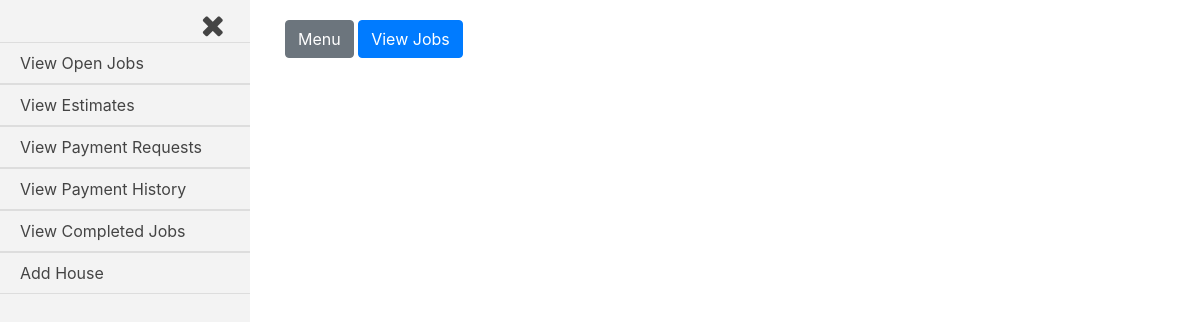
Page /payment_requests/approved_payments (signed in) on the earlier database version.
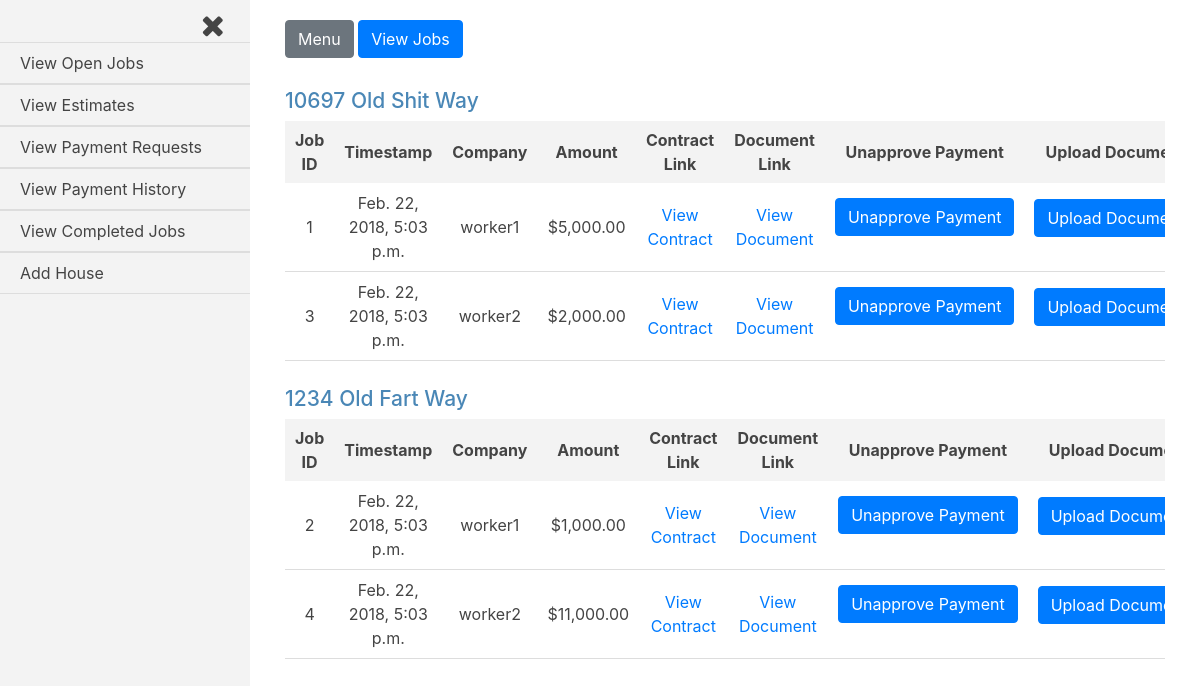
Same page on the later database version.
### jobs/models.py (models this page shows, shortened)
class House(models.Model):
    address = models.CharField(max_length=250)
    companies = models.ManyToManyField(settings.AUTH_USER_MODEL, through='Current_Worker')
    proposed_jobs = models.BooleanField(default=False)
    pending_payments = models.BooleanField(default=False)
    payment_history = models.BooleanField(default=False)
    completed_jobs = models.BooleanField(default=False)
    customer = models.ForeignKey(settings.AUTH_USER_MODEL, on_delete=models.CASCADE, related_name='customer_house')
    def __str__(self):
        return self.address

class Request_Payment(models.Model):
    job = models.ForeignKey(Job, on_delete=models.CASCADE)
    submit_date = models.DateTimeField(auto_now_add=True, blank=True)
    approved_date = models.DateTimeField(auto_now_add=True, blank=True)
    house = models.ForeignKey(House, on_delete=models.CASCADE)
    amount = models.DecimalField(max_digits=8, decimal_places=2, default=0.00)
    approved = models.BooleanField(default=False)
    def generate_filename(self, filename):
        file_path = 'admin_uploads/{}/{}'.format(str(self.job), str(filename))
        return file_path
    document_link = models.FileField(upload_to=generate_filename)

class Job(models.Model):
    house = models.ForeignKey(House, on_delete=models.CASCADE)
    company = models.ForeignKey(settings.AUTH_USER_MODEL, on_delete=models.CASCADE)
    start_amount = models.DecimalField(max_digits=8, decimal_places=2, default=0.00)
    start_date = models.DateTimeField(auto_now_add=True, blank=True)
    total_paid = models.DecimalField(max_digits=8, decimal_places=2, default=0.00)
    approved = models.BooleanField(default=False)
    def generate_filename(self, filename):
        file_path = 'uploads/{}/{}'.format(str(self.house.address), str(filename))
        return file_path
    document_link = models.FileField(upload_to=generate_filename)
    balance_amount = models.DecimalField(max_digits=8, decimal_places=2, default=0.00)

### payment_requests/views.py (the view)
@login_required
def approved_payments(request):
    current_user = request.user
    if current_user.is_active and current_user.groups.filter(name__in=['Customers', 'Customers Staff']).exists():
        customer = Customer(current_user)
        houses = customer.payment_history_houses()
        payments = customer.current_payments()
        form = Change_Payment_Status()
        upload_document_form = Upload_Document_Form()
        template = loader.get_template('payment_requests/approved_payments.html')
        context = {
            'houses': houses,
            'payments': payments,
            'current_user': current_user,
            'form': form,
            'upload_document_form': upload_document_form,
        }
        if request.method == 'POST':
            form = Change_Payment_Status(request.POST)
            if form.is_valid():
                p_id = int(request.POST.get('p_id'))
                job_id = int(request.POST.get('job_id'))
                address = str(request.POST.get('job_house'))
                house = House.objects.filter(address=address)
                payment = Request_Payment.objects.filter(id=p_id)
                request_amount = payment[0].amount
                job = Job.objects.filter(id=job_id)
                total_paid = job[0].total_paid
                new_total_paid = total_paid - request_amount
                job.update(total_paid=new_total_paid)
                payment.update(approved=False)
                house.update(pending_payments=True)
                job.update(balance_amount=job[0].balance)
                if job[0].balance_amount > 0:
                    house.update(completed_jobs=False)
                """if there are no more approved payments for a house,
                set payment_history=False for that specific house
                AND if the job now has a balance greater than zero when the
                payment is unapproved, add them as a current worker if they dont already
                exist as one
                """
                flags = [
                            Request_Payment.objects.filter(house=house[0], approved=True),
                            Job.objects.filter(company=job[0].company, house=job[0].house, balance_amount__gt=0),
                            Current_Worker.objects.filter(company=job[0].company, house=job[0].house)
                        ]
                if not flags[0]:
                    house.update(pending_payments=True, payment_history=False)
                if not flags[1]:
                    worker = Current_Worker(company=job[0].company, house=job[0].house)
                    worker.save()
                elif flags[1]:
                    worker = Current_Worker.objects.filter(company=job[0].company, house=job[0].house)
                    worker.update(current=True)
                return redirect('/payment_requests/approved_payments')
        else:
            form = Change_Payment_Status()
        return HttpResponse(template.render(context, request))
    else:
        return redirect('/accounts/login')

### payment_requests/forms.py
class Change_Payment_Status(ModelForm, forms.Form):
    class Meta:
        model = Request_Payment
        exclude = ['job', 'amount', 'approved', 'house', 'document_link']

### payment_history/forms.py
class Upload_Document_Form(ModelForm, forms.Form):
    class Meta:
        model = Request_Payment
        fields = ['document_link']
        widgets ={
            'document_link': forms.HiddenInput(attrs={'class':'document_link', 'required':''}),
        }

### customer_register/customer.py (called while the page is built)
    def current_two_week_results(self, houses, queryset, model, update_field={}, **kwargs):
        result_queryset = []
        for h in houses.iterator():
            for q in queryset.iterator():
                if q.house == h:
                    query_set_check = model.objects.filter(house=h, **kwargs)
                    if query_set_check:
                        setattr(h, list(update_field.keys())[0], list(update_field.values())[0][0])
                        result_queryset.append(h)
                        break
                    else:
                        setattr(h, list(update_field.keys())[0], list(update_field.values())[0][1])
                    h.save(update_fields=[list(update_field.keys())[0]])
        return result_queryset

### payment_requests/templates/payment_requests/approved_payments.html (shortened to what this page needs)
{% extends 'base_login_admin.html' %}
{% load humanize %}
{% load static %}
{% load payment_requests_group_check %}
{% block content %}
{% for house in houses %}
<div class="job-container">
  <div class="house">
    <h3 class="house-address">{{house.address}}</h3>
  </div>
  <table class="job-summary">
    <tr class="job-headings">
      <th>Job ID</th>
      <th>Timestamp</th>
      <th>Company</th>
      <th>Amount</th>
      <th>Contract Link</th>
      <th>Document Link</th>
      {% if current_user|in_group:'Customers' %}
      <th>Unapprove Payment</th>
      {% endif %}
      <th>Upload Document</th>
    </tr>
    {% for p in payments %}
      {% if p.job.house.address == house.address %}
    <tr class="job-info">
      <td>{{p.job.id}}</td>
      <td>{{p.approved_date}}</td>
      <td>{{p.job.company}}</td>
      <td>${{p.amount|intcomma}}</td>
      <td><a href="{{p.job.document_link.url}}">View Contract</a></td>
      <td><a href="{% if p.document_link.url != None %}{{p.document_link.url}}{% else %}#{% endif %}">View Document</a></td>
      {% if current_user|in_group:'Customers' %}
      <td>
        <form class="unapprove-payment-form" action="" method="post">
          <input class="btn btn-primary unapprove-payment" type="submit" value="Unapprove Payment">
        </form>
      </td>
      {% endif %}
      <td>
        <form class="upload-document-form" action="/payment_history/p_history_job" method="post" role="form" enctype="multipart/form-data">
          <input class="btn btn-primary upload-document" name="upload-document" value="Upload Document" type="submit">
        </form>
      </td>
    </tr>
      {% endif %}
    {% endfor %}
  </table>
</div>
{% endfor %}
{% endblock content %}

Differences in the rows shown:
now on this page (row edited): House: address "10697 Old Shit Way"
now on this page (row edited): Request_Payment: job.id "1", approved_date "Feb. 22, 2018, 5:03 p.m.", job.company "worker1", amount "5,000.00", shown under "10697 Old Shit Way"
now on this page (row edited): Request_Payment: job.id "3", approved_date "Feb. 22, 2018, 5:03 p.m.", job.company "worker2", amount "2,000.00", shown under "10697 Old Shit Way"
now on this page (row edited): House: address "1234 Old Fart Way"
now on this page (row edited): Request_Payment: job.id "2", approved_date "Feb. 22, 2018, 5:03 p.m.", job.company "worker1", amount "1,000.00", shown under "1234 Old Fart Way"
now on this page (row edited): Request_Payment: job.id "4", approved_date "Feb. 22, 2018, 5:03 p.m.", job.company "worker2", amount "11,000.00", shown under "1234 Old Fart Way"
